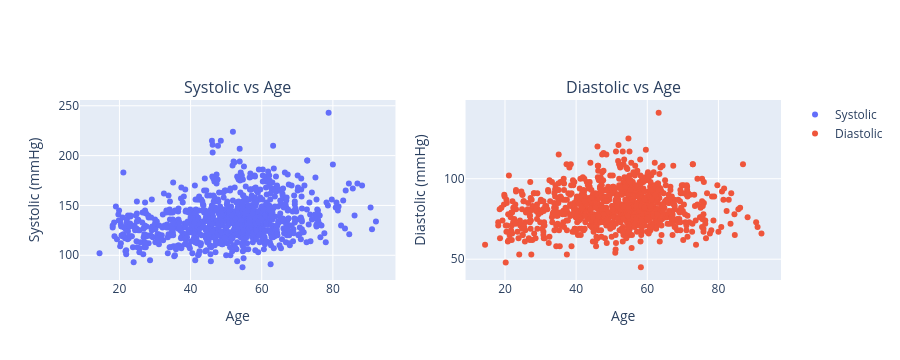

Source (notebook cell):
### Code cell
# create suplots
fig = make_subplots(rows=1, cols=2, subplot_titles=('Systolic vs Age', 'Diastolic vs Age'))

# systolic scatter plot
fig.add_trace(
    go.Scatter(
        x=data['Age'], 
        y=data['Systolic'],
        mode='markers',
        name='Systolic'),
    row=1, col=1
)

# diastolic scatter plot
fig.add_trace(
    go.Scatter(
        x=data['Age'],
        y=data['Diastolic'],
        mode='markers',
        name='Diastolic'),
    row=1, col=2
)

# update x-axis and y-axis titles
fig.update_xaxes(title_text='Age', row=1, col=1)
fig.update_yaxes(title_text='Systolic (mmHg)', row=1, col=1)
fig.update_xaxes(title_text='Age', row=1, col=2)
fig.update_yaxes(title_text='Diastolic (mmHg)', row=1, col=2)

fig.show()

### Figure 1 — Plotly figure (JSON) as saved in the notebook; plotly's stock layout.template omitted (floating-point values rounded to 4 significant figures; data arrays with more than 128 entries replaced by an {"elided": "..."} marker saying what was removed)
{"data": [{"mode": "markers", "name": "Systolic", "type": "scatter", "x": {"elided": "962 float values"}, "xaxis": "x", "y": {"elided": "962 int values"}, "yaxis": "y"}, {"mode": "markers", "name": "Diastolic", "type": "scatter", "x": {"elided": "962 float values"}, "xaxis": "x2", "y": {"elided": "962 int values"}, "yaxis": "y2"}], "layout": {"annotations": [{"font": {"size": 16}, "showarrow": false, "text": "Systolic vs Age", "x": 0.225, "xanchor": "center", "xref": "paper", "y": 1, "yanchor": "bottom", "yref": "paper"}, {"font": {"size": 16}, "showarrow": false, "text": "Diastolic vs Age", "x": 0.775, "xanchor": "center", "xref": "paper", "y": 1, "yanchor": "bottom", "yref": "paper"}], "height": 360, "xaxis": {"anchor": "y", "autorange": true, "domain": [0, 0.45], "range": [8.427, 98.07], "title": {"text": "Age"}, "type": "linear"}, "xaxis2": {"anchor": "y2", "autorange": true, "domain": [0.55, 1], "range": [8.427, 98.07], "title": {"text": "Age"}, "type": "linear"}, "yaxis": {"anchor": "x", "autorange": true, "domain": [0, 1], "range": [75.21, 255.8], "title": {"text": "Systolic (mmHg)"}, "type": "linear"}, "yaxis2": {"anchor": "x2", "autorange": true, "domain": [0, 1], "range": [37.08, 148.9], "title": {"text": "Diastolic (mmHg)"}, "type": "linear"}}}
